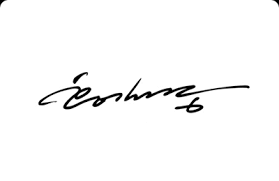
#> input picture sign.png, 279 x 181 px
$ python 'Perform morphological transformations.py'
#> lines starting #> are read from the running program, lines starting #| are printed output that depends on the picture; after the words box and inside, x2 and y2 are one past the last pixel; in counts of white or black regions, pixels touching at a corner belong together

import cv2 as cv
import numpy as np
import matplotlib.pyplot as plt

img=cv.imread('sign.png',cv.IMREAD_UNCHANGED)
#> img is the input picture: shape (181, 279, 3); min 0, max 255, mean 249.1

t,bin_img=cv.threshold(img[:,:,2], 0, 255, cv.THRESH_BINARY+cv.THRESH_OTSU)
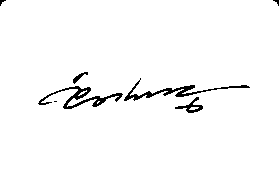
#> bin_img: shape (181, 279); 97.6% white; black in thin lines or dots, all inside (x1, y1, x2, y2) = (0, 0, 279, 113)
#> t = 143
plt.imshow(bin_img,cmap='gray'), plt.xticks([]),plt.yticks([])
plt.show()

b=bin_img[bin_img.shape[0]//2:bin_img.shape[0],0:bin_img.shape[0]//2+1]
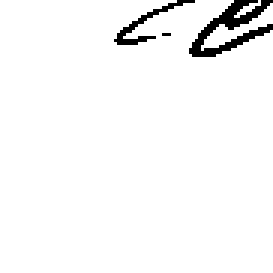
#> b: shape (91, 91) (shown 3 times larger); 96.7% white; black in thin lines or dots, all inside (x1, y1, x2, y2) = (38, 0, 91, 19)
plt.imshow(b,cmap='gray'), plt.xticks([]), plt.yticks([])
plt.show()

se=np.uint8([[0,0,1,0,0],
             [0,1,1,1,0],
             [1,1,1,1,1],
             [0,1,1,1,0],
             [0,0,1,0,0]])

b_dilation=cv.dilate(b,se,iterations=1)
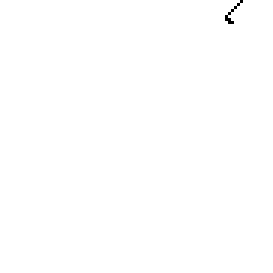
#> b_dilation: shape (91, 91) (shown 3 times larger); 99.9% white; black in thin lines or dots, all inside (x1, y1, x2, y2) = (75, 0, 81, 8)
plt.imshow(b_dilation,cmap='gray'), plt.xticks([]), plt.yticks([])
plt.show()

b_erosion=cv.erode(b,se,iterations=1)
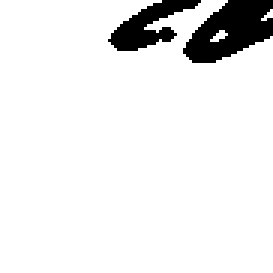
#> b_erosion: shape (91, 91) (shown 3 times larger); 92.3% white; 2 black regions, box (x1, y1, x2, y2) and area: (61, 0, 91, 21) 400, (36, 0, 67, 17) 238
plt.imshow(b_erosion,cmap='gray'), plt.xticks([]), plt.yticks([])
plt.show()

b_closing=cv.erode(cv.dilate(b, se,iterations=1),se,iterations=1)
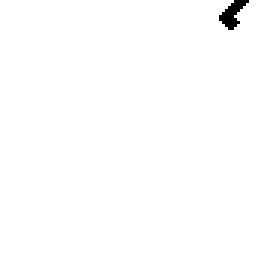
#> b_closing: shape (91, 91) (shown 3 times larger); 99.4% white; 1 black region, box (x1, y1, x2, y2) and area: (73, 0, 83, 10) 48
plt.imshow(b_closing,cmap='gray'), plt.xticks([]), plt.yticks([])
plt.show()
